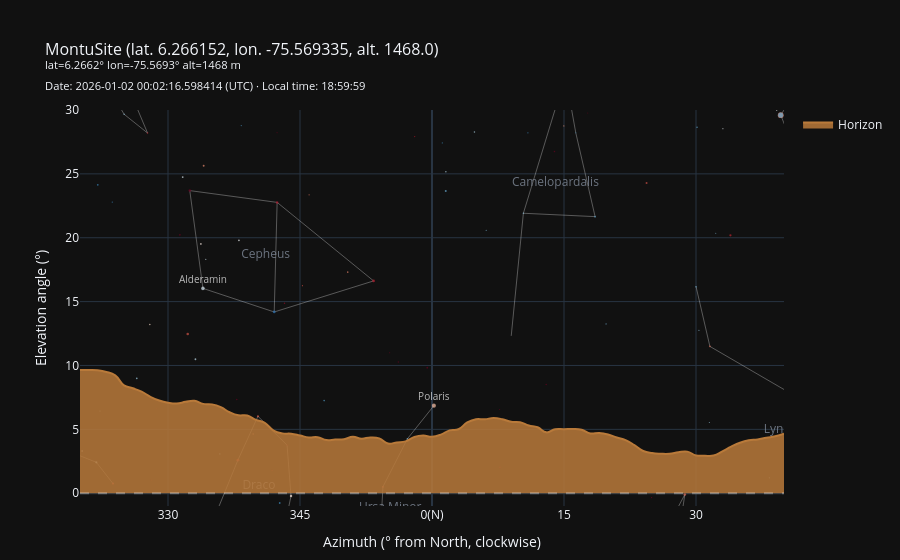

Source (notebook cell):
### Markdown cell above
As shown earlier, you can dynamically plot the stars that are visible from this specific site at a given local time, taking the real horizon topography into account:

### Code cell
mtime = mn.Time('2026-01-01 19:00:00', zone=udea)
# Muestra el cielo en un rango de 180° centrado hacia el Sur (az=180)
fig = udea.horizon.plot_horizon(
    at=mtime,
    mag_limit=5,
    az_center=0, 
    az_delta=40, 
    elev_view=30, # opcional: ajustar límite de elevación
    show_asterism=True,
)

### Figure 1 — Plotly figure (JSON) as saved in the notebook; plotly's stock layout.template omitted (floating-point values rounded to 4 significant figures; data arrays with more than 128 entries replaced by an {"elided": "..."} marker saying what was removed)
{"data": [{"hoverinfo": "skip", "line": {"color": "rgba(255, 255, 255, 0.3)", "width": 1}, "mode": "lines", "name": "Asterisms", "showlegend": false, "type": "scatter", "x": {"elided": "1113 float values"}, "y": {"elided": "1113 float values"}}, {"hoverinfo": "text", "hovertext": {"elided": "204 str values"}, "marker": {"cmax": 1.2, "cmin": -0.4, "color": {"elided": "204 float values"}, "colorscale": [[0.0, "rgb(103,0,31)"], [0.1, "rgb(178,24,43)"], [0.2, "rgb(214,96,77)"], [0.3, "rgb(244,165,130)"], [0.4, "rgb(253,219,199)"], [0.5, "rgb(247,247,247)"], [0.6, "rgb(209,229,240)"], [0.7, "rgb(146,197,222)"], [0.8, "rgb(67,147,195)"], [0.9, "rgb(33,102,172)"], [1.0, "rgb(5,48,97)"]], "line": {"width": 0}, "reversescale": true, "size": {"elided": "204 float values"}}, "mode": "markers+text", "name": "Stars", "showlegend": false, "text": {"elided": "204 str values"}, "textfont": {"color": "rgba(255,255,255,0.7)", "size": 10}, "textposition": "top center", "type": "scatter", "x": {"elided": "204 float values"}, "y": {"elided": "204 float values"}}, {"hoverinfo": "skip", "mode": "text", "name": "Constellations", "showlegend": false, "text": ["Andromeda", "Aries", "Cassiopeia", "Cepheus", "Draco", "Camelopardalis", "Ursa Major", "Lacerta", "Lynx", "Perseus", "Ursa Minor", "Triangulum"], "textfont": {"color": "rgba(130, 140, 155, 0.8)", "size": 12}, "type": "scatter", "x": [-18.97, 15.52, -6.953, -18.91, -19.67, 14.02, 27.03, -36.76, 39.18, 28.6, -4.753, 9.541], "y": [57.57, 72.44, 35.4, 18.63, 0.557, 24.32, -4.094, 30.84, 4.951, 46.21, -1.123, 62.8]}, {"customdata": {"elided": "81x2 float values"}, "fill": "tozeroy", "fillcolor": "rgba(185,122,58,0.85)", "hovertemplate": "<b>Azimuth</b>: %{customdata[0]:.2f}°<br><b>Elevation</b>: %{y:.2f}°<br><b>Distance</b>: %{customdata[1]:.1f} km<extra></extra>", "line": {"color": "#b97a3a", "shape": "spline", "smoothing": 1.3, "width": 2}, "mode": "lines", "name": "Horizon", "type": "scatter", "x": [-40.0, -39.0, -38.0, -37.0, -36.0, -35.0, -34.0, -33.0, -32.0, -31.0, -30.0, -29.0, -28.0, -27.0, -26.0, -25.0, -24.0, -23.0, -22.0, -21.0, -20.0, -19.0, -18.0, -17.0, -16.0, -15.0, -14.0, -13.0, -12.0, -11.0, -10.0, -9.0, -8.0, -7.0, -6.0, -5.0, -4.0, -3.0, -2.0, -1.0, 0.0, 1.0, 2.0, 3.0, 4.0, 5.0, 6.0, 7.0, 8.0, 9.0, 10.0, 11.0, 12.0, 13.0, 14.0, 15.0, 16.0, 17.0, 18.0, 19.0, 20.0, 21.0, 22.0, 23.0, 24.0, 25.0, 26.0, 27.0, 28.0, 29.0, 30.0, 31.0, 32.0, 33.0, 34.0, 35.0, 36.0, 37.0, 38.0, 39.0, 40.0], "y": [9.65, 9.642, 9.62, 9.496, 9.228, 8.441, 8.217, 7.95, 7.551, 7.256, 7.084, 7.021, 7.153, 7.241, 6.995, 6.954, 6.739, 6.34, 6.099, 6.081, 5.743, 5.509, 4.907, 4.686, 4.656, 4.519, 4.372, 4.387, 4.159, 4.203, 4.23, 4.414, 4.272, 4.366, 4.297, 3.892, 3.979, 4.062, 4.405, 4.514, 4.424, 4.589, 4.922, 5.005, 5.538, 5.799, 5.786, 5.89, 5.791, 5.592, 5.554, 5.298, 5.163, 4.764, 5.005, 5.009, 5.031, 4.976, 4.68, 4.719, 4.604, 4.358, 4.159, 3.764, 3.304, 3.143, 3.091, 3.089, 3.203, 3.257, 2.959, 2.934, 2.949, 3.277, 3.646, 3.954, 4.143, 4.205, 4.346, 4.453, 4.663]}], "layout": {"hovermode": "x unified", "margin": {"b": 50, "t": 110}, "shapes": [{"line": {"color": "rgba(255,255,255,0.3)", "dash": "dash"}, "type": "line", "x0": 0, "x1": 1, "xref": "x domain", "y0": 0, "y1": 0, "yref": "y"}], "title": {"font": {"size": 16}, "text": "MontuSite (lat. 6.266152, lon. -75.569335, alt. 1468.0)<br><sup>lat=6.2662° lon=-75.5693° alt=1468 m<br>Date: 2026-01-02 00:02:16.598414 (UTC) · Local time: 18:59:59</sup>"}, "xaxis": {"range": [-40, 40], "tickmode": "array", "ticktext": ["330", "345", "0(N)", "15", "30"], "tickvals": [-30, -15, 0, 15, 30], "title": {"text": "Azimuth (° from North, clockwise)"}}, "yaxis": {"range": [-1, 30], "title": {"text": "Elevation angle (°)"}}}}
